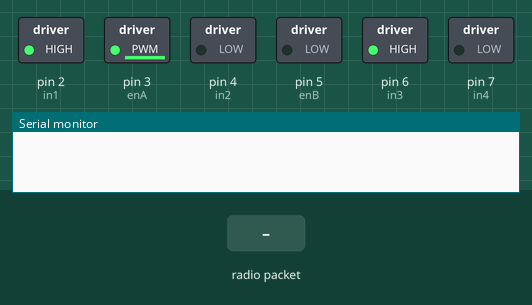
Simulated run of this sketch. Board: Arduino Uno, built with avr-gcc and run on an emulated ATmega328P. On the bench: switched loads named in the sketch (green lamp = pin HIGH), the last lines printed to the serial monitor. The test bench sets the inputs (shaded band). No radio packets arrive unless stated.

Above: at 1.2 s.
1.3 s: radio packet "90" arrives
At 2.1 s:
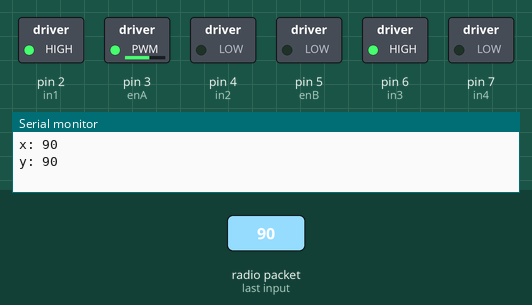
2.8 s: radio packet "200" arrives
At 3.3 s:
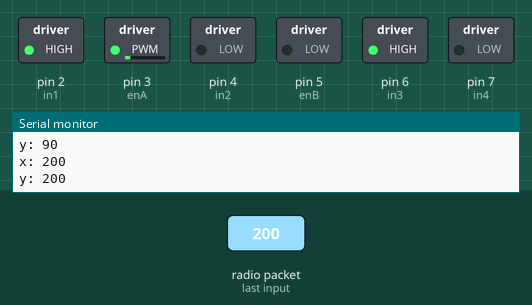
Timing chart, 0 to 5.8 s (numbered marks = the images above; inputs shaded):
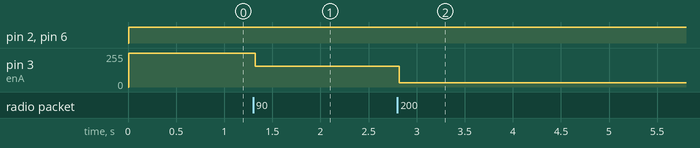

Measured:
- after the input at 1.3 s, pin 3 (enA): 254/255 → 154/255 at once
- after the input at 2.8 s, pin 3 (enA): 154/255 → 32/255 at once

The sketch:

receive.ino
```cpp
#include <SPI.h>
#include <nRF24L01.h>
#include <RF24.h> // Thư viện nrf24l01
#define enA 3
#define in1 2
#define in2 4
#define enB 5
#define in3 6
#define in4 7

RF24 radio(9, 10); // CE, CSN
const byte address[6] = "00001";
char receivedData[32] = "";
int  xAxis, yAxis;
int motorSpeedA = 0;
int motorSpeedB = 0;

void setup() {
  pinMode(enA, OUTPUT);
  pinMode(enB, OUTPUT);
  pinMode(in1, OUTPUT);
  pinMode(in2, OUTPUT);
  pinMode(in3, OUTPUT);
  pinMode(in4, OUTPUT);
  Serial.begin(9600);
  radio.begin();
  radio.openReadingPipe(0, address);
  radio.setPALevel(RF24_PA_MIN);
  radio.startListening();
}
void loop() {
  if (radio.available()) {
    radio.read(&receivedData, sizeof(receivedData)); // đọc dữ liệu mà mạch phát gửi tới
    xAxis = atoi(&receivedData[0]); // chuyển đổi dữ liệu sang dạng số nguyên (trục x)
    Serial.print("x: "); Serial.println(xAxis);
    delay(10);
    radio.read(&receivedData, sizeof(receivedData));
    yAxis = atoi(&receivedData[0]);// chuyển đổi dữ liệu sang dạng số nguyên (trục y)
    Serial.print("y: "); Serial.println(yAxis);
    delay(10);
  }


  if (yAxis < 460) {
    // xe tien khi y < 460
    digitalWrite(in1, HIGH);
    digitalWrite(in2, LOW);
    digitalWrite(in3, HIGH);
    digitalWrite(in4, LOW);
    motorSpeedA = map(yAxis, 460, 0, 0, 255);
    motorSpeedB = map(yAxis, 460, 0, 0, 255);
  }
  else if (yAxis > 550) {
    // xe chạy lui
    digitalWrite(in1, LOW);
    digitalWrite(in2, HIGH);
    digitalWrite(in3, LOW);
    digitalWrite(in4, HIGH);
    motorSpeedA = map(yAxis, 550, 1023, 0, 255);
    motorSpeedB = map(yAxis, 550, 1023, 0, 255);
  }
   else {
    motorSpeedA = 0;
    motorSpeedB = 0;
  }
  if (xAxis < 460) {
    int xMapped = map(xAxis, 460, 0, 0, 255);
    // xe rẻ trái
    motorSpeedA = motorSpeedA + xMapped;
    motorSpeedB = motorSpeedB - xMapped;
     if (motorSpeedA < 0) {
      motorSpeedA = 0;
    }
    if (motorSpeedB > 255) {
      motorSpeedB = 255;
    }
  }
  if (xAxis > 550) {
    int xMapped = map(xAxis, 550, 1023, 0, 255);
    // xe rẻ phải
    motorSpeedA = motorSpeedA - xMapped;
    motorSpeedB = motorSpeedB + xMapped;
     if (motorSpeedA > 255) {
      motorSpeedA = 255;
    }
    if (motorSpeedB < 0) {
      motorSpeedB = 0;
    }
  }
  if (motorSpeedA < 70) {
    motorSpeedA = 0;
  }
  if (motorSpeedB < 70) {
    motorSpeedB = 0;
  }
  analogWrite(enA, motorSpeedA);
  analogWrite(enB, motorSpeedB);
}
```
